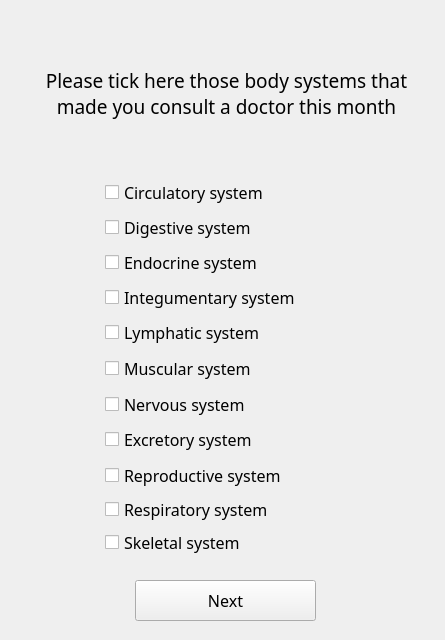
<?xml version="1.0" encoding="UTF-8"?>
<ui version="4.0">
 <class>Form</class>
 <widget class="QWidget" name="Form">
  <property name="geometry">
   <rect>
    <x>0</x>
    <y>0</y>
    <width>445</width>
    <height>640</height>
   </rect>
  </property>
  <property name="windowTitle">
   <string>Form</string>
  </property>
  <widget class="QCheckBox" name="Digestive">
   <property name="geometry">
    <rect>
     <x>105</x>
     <y>212</y>
     <width>231</width>
     <height>31</height>
    </rect>
   </property>
   <property name="sizePolicy">
    <sizepolicy hsizetype="Minimum" vsizetype="Fixed">
     <horstretch>0</horstretch>
     <verstretch>0</verstretch>
    </sizepolicy>
   </property>
   <property name="font">
    <font>
     <family>Century Gothic</family>
     <pointsize>12</pointsize>
    </font>
   </property>
   <property name="text">
    <string>Digestive system</string>
   </property>
   <property name="iconSize">
    <size>
     <width>100</width>
     <height>100</height>
    </size>
   </property>
   <property name="tristate">
    <bool>false</bool>
   </property>
  </widget>
  <widget class="QCheckBox" name="Circulatory">
   <property name="geometry">
    <rect>
     <x>105</x>
     <y>177</y>
     <width>251</width>
     <height>31</height>
    </rect>
   </property>
   <property name="sizePolicy">
    <sizepolicy hsizetype="Minimum" vsizetype="Fixed">
     <horstretch>0</horstretch>
     <verstretch>0</verstretch>
    </sizepolicy>
   </property>
   <property name="font">
    <font>
     <family>Century Gothic</family>
     <pointsize>12</pointsize>
    </font>
   </property>
   <property name="text">
    <string>Circulatory system</string>
   </property>
   <property name="iconSize">
    <size>
     <width>100</width>
     <height>100</height>
    </size>
   </property>
   <property name="tristate">
    <bool>false</bool>
   </property>
  </widget>
  <widget class="QCheckBox" name="Endocrine">
   <property name="geometry">
    <rect>
     <x>105</x>
     <y>247</y>
     <width>231</width>
     <height>31</height>
    </rect>
   </property>
   <property name="sizePolicy">
    <sizepolicy hsizetype="Minimum" vsizetype="Fixed">
     <horstretch>0</horstretch>
     <verstretch>0</verstretch>
    </sizepolicy>
   </property>
   <property name="font">
    <font>
     <family>Century Gothic</family>
     <pointsize>12</pointsize>
    </font>
   </property>
   <property name="text">
    <string>Endocrine system</string>
   </property>
   <property name="iconSize">
    <size>
     <width>100</width>
     <height>100</height>
    </size>
   </property>
   <property name="tristate">
    <bool>false</bool>
   </property>
  </widget>
  <widget class="QCheckBox" name="Muscular">
   <property name="geometry">
    <rect>
     <x>105</x>
     <y>353</y>
     <width>241</width>
     <height>31</height>
    </rect>
   </property>
   <property name="sizePolicy">
    <sizepolicy hsizetype="Minimum" vsizetype="Fixed">
     <horstretch>0</horstretch>
     <verstretch>0</verstretch>
    </sizepolicy>
   </property>
   <property name="font">
    <font>
     <family>Century Gothic</family>
     <pointsize>12</pointsize>
    </font>
   </property>
   <property name="text">
    <string>Muscular system</string>
   </property>
   <property name="iconSize">
    <size>
     <width>100</width>
     <height>100</height>
    </size>
   </property>
   <property name="tristate">
    <bool>false</bool>
   </property>
  </widget>
  <widget class="QCheckBox" name="Lymphatic">
   <property name="geometry">
    <rect>
     <x>105</x>
     <y>317</y>
     <width>241</width>
     <height>31</height>
    </rect>
   </property>
   <property name="sizePolicy">
    <sizepolicy hsizetype="Minimum" vsizetype="Fixed">
     <horstretch>0</horstretch>
     <verstretch>0</verstretch>
    </sizepolicy>
   </property>
   <property name="font">
    <font>
     <family>Century Gothic</family>
     <pointsize>12</pointsize>
    </font>
   </property>
   <property name="text">
    <string>Lymphatic system</string>
   </property>
   <property name="iconSize">
    <size>
     <width>100</width>
     <height>100</height>
    </size>
   </property>
   <property name="tristate">
    <bool>false</bool>
   </property>
  </widget>
  <widget class="QCheckBox" name="Integumentary">
   <property name="geometry">
    <rect>
     <x>105</x>
     <y>282</y>
     <width>261</width>
     <height>31</height>
    </rect>
   </property>
   <property name="sizePolicy">
    <sizepolicy hsizetype="Minimum" vsizetype="Fixed">
     <horstretch>0</horstretch>
     <verstretch>0</verstretch>
    </sizepolicy>
   </property>
   <property name="font">
    <font>
     <family>Century Gothic</family>
     <pointsize>12</pointsize>
    </font>
   </property>
   <property name="text">
    <string>Integumentary system</string>
   </property>
   <property name="iconSize">
    <size>
     <width>100</width>
     <height>100</height>
    </size>
   </property>
   <property name="tristate">
    <bool>false</bool>
   </property>
  </widget>
  <widget class="QCheckBox" name="Skeletal">
   <property name="geometry">
    <rect>
     <x>105</x>
     <y>527</y>
     <width>241</width>
     <height>31</height>
    </rect>
   </property>
   <property name="sizePolicy">
    <sizepolicy hsizetype="Minimum" vsizetype="Fixed">
     <horstretch>0</horstretch>
     <verstretch>0</verstretch>
    </sizepolicy>
   </property>
   <property name="font">
    <font>
     <family>Century Gothic</family>
     <pointsize>12</pointsize>
    </font>
   </property>
   <property name="text">
    <string>Skeletal system</string>
   </property>
   <property name="iconSize">
    <size>
     <width>100</width>
     <height>100</height>
    </size>
   </property>
   <property name="checked">
    <bool>false</bool>
   </property>
   <property name="tristate">
    <bool>false</bool>
   </property>
  </widget>
  <widget class="QCheckBox" name="Excretory">
   <property name="geometry">
    <rect>
     <x>105</x>
     <y>424</y>
     <width>231</width>
     <height>31</height>
    </rect>
   </property>
   <property name="sizePolicy">
    <sizepolicy hsizetype="Minimum" vsizetype="Fixed">
     <horstretch>0</horstretch>
     <verstretch>0</verstretch>
    </sizepolicy>
   </property>
   <property name="font">
    <font>
     <family>Century Gothic</family>
     <pointsize>12</pointsize>
    </font>
   </property>
   <property name="text">
    <string>Excretory system</string>
   </property>
   <property name="iconSize">
    <size>
     <width>100</width>
     <height>100</height>
    </size>
   </property>
   <property name="tristate">
    <bool>false</bool>
   </property>
  </widget>
  <widget class="QCheckBox" name="Respiratory">
   <property name="geometry">
    <rect>
     <x>105</x>
     <y>494</y>
     <width>261</width>
     <height>31</height>
    </rect>
   </property>
   <property name="sizePolicy">
    <sizepolicy hsizetype="Minimum" vsizetype="Fixed">
     <horstretch>0</horstretch>
     <verstretch>0</verstretch>
    </sizepolicy>
   </property>
   <property name="font">
    <font>
     <family>Century Gothic</family>
     <pointsize>12</pointsize>
    </font>
   </property>
   <property name="text">
    <string>Respiratory system</string>
   </property>
   <property name="iconSize">
    <size>
     <width>100</width>
     <height>100</height>
    </size>
   </property>
   <property name="tristate">
    <bool>false</bool>
   </property>
  </widget>
  <widget class="QCheckBox" name="Nervous">
   <property name="geometry">
    <rect>
     <x>105</x>
     <y>389</y>
     <width>251</width>
     <height>31</height>
    </rect>
   </property>
   <property name="sizePolicy">
    <sizepolicy hsizetype="Minimum" vsizetype="Fixed">
     <horstretch>0</horstretch>
     <verstretch>0</verstretch>
    </sizepolicy>
   </property>
   <property name="font">
    <font>
     <family>Century Gothic</family>
     <pointsize>12</pointsize>
    </font>
   </property>
   <property name="text">
    <string>Nervous system</string>
   </property>
   <property name="iconSize">
    <size>
     <width>100</width>
     <height>100</height>
    </size>
   </property>
   <property name="tristate">
    <bool>false</bool>
   </property>
  </widget>
  <widget class="QCheckBox" name="Reproductive">
   <property name="geometry">
    <rect>
     <x>105</x>
     <y>460</y>
     <width>231</width>
     <height>31</height>
    </rect>
   </property>
   <property name="sizePolicy">
    <sizepolicy hsizetype="Minimum" vsizetype="Fixed">
     <horstretch>0</horstretch>
     <verstretch>0</verstretch>
    </sizepolicy>
   </property>
   <property name="font">
    <font>
     <family>Century Gothic</family>
     <pointsize>12</pointsize>
    </font>
   </property>
   <property name="text">
    <string>Reproductive system</string>
   </property>
   <property name="iconSize">
    <size>
     <width>100</width>
     <height>100</height>
    </size>
   </property>
   <property name="tristate">
    <bool>false</bool>
   </property>
  </widget>
  <widget class="QLabel" name="Heading">
   <property name="geometry">
    <rect>
     <x>31</x>
     <y>38</y>
     <width>391</width>
     <height>111</height>
    </rect>
   </property>
   <property name="font">
    <font>
     <family>Century Gothic</family>
     <pointsize>14</pointsize>
    </font>
   </property>
   <property name="text">
    <string>Please tick here those body systems that made you consult a doctor this month</string>
   </property>
   <property name="alignment">
    <set>Qt::AlignCenter</set>
   </property>
   <property name="wordWrap">
    <bool>true</bool>
   </property>
  </widget>
  <widget class="QPushButton" name="nextButton">
   <property name="geometry">
    <rect>
     <x>135</x>
     <y>580</y>
     <width>181</width>
     <height>41</height>
    </rect>
   </property>
   <property name="font">
    <font>
     <family>Century Gothic</family>
     <pointsize>12</pointsize>
    </font>
   </property>
   <property name="text">
    <string>Next</string>
   </property>
  </widget>
  <widget class="QLabel" name="label">
   <property name="geometry">
    <rect>
     <x>0</x>
     <y>0</y>
     <width>445</width>
     <height>640</height>
    </rect>
   </property>
   <property name="text">
    <string/>
   </property>
   <property name="pixmap">
    <pixmap>Ask_background.png</pixmap>
   </property>
  </widget>
  <widget class="QLabel" name="load_label">
   <property name="enabled">
    <bool>true</bool>
   </property>
   <property name="geometry">
    <rect>
     <x>190</x>
     <y>567</y>
     <width>64</width>
     <height>64</height>
    </rect>
   </property>
   <property name="layoutDirection">
    <enum>Qt::LeftToRight</enum>
   </property>
   <property name="text">
    <string/>
   </property>
   <property name="scaledContents">
    <bool>true</bool>
   </property>
  </widget>
  <zorder>label</zorder>
  <zorder>Digestive</zorder>
  <zorder>Circulatory</zorder>
  <zorder>Endocrine</zorder>
  <zorder>Muscular</zorder>
  <zorder>Lymphatic</zorder>
  <zorder>Integumentary</zorder>
  <zorder>Skeletal</zorder>
  <zorder>Excretory</zorder>
  <zorder>Respiratory</zorder>
  <zorder>Nervous</zorder>
  <zorder>Reproductive</zorder>
  <zorder>Heading</zorder>
  <zorder>load_label</zorder>
  <zorder>nextButton</zorder>
 </widget>
 <resources/>
 <connections/>
</ui>
